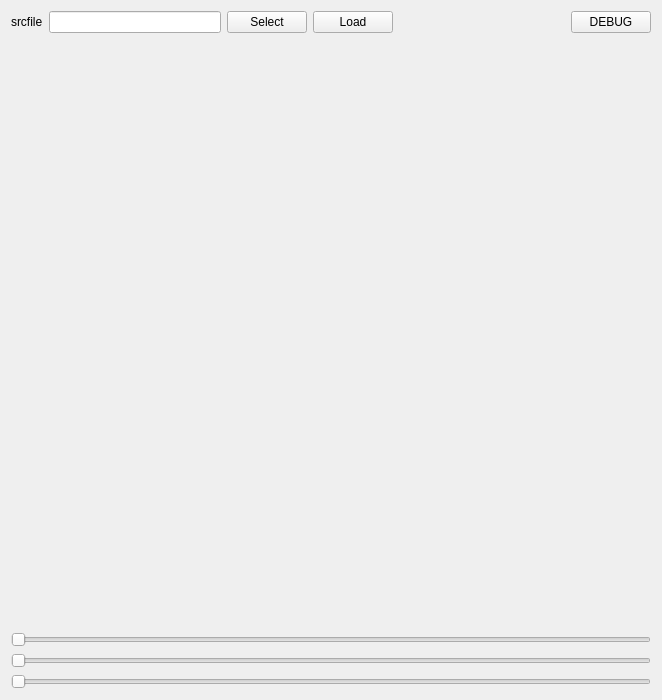
<?xml version="1.0" encoding="UTF-8"?>
<ui version="4.0">
 <class>Window</class>
 <widget class="QWidget" name="Window">
  <property name="geometry">
   <rect>
    <x>0</x>
    <y>0</y>
    <width>660</width>
    <height>700</height>
   </rect>
  </property>
  <property name="windowTitle">
   <string>Window</string>
  </property>
  <layout class="QVBoxLayout" name="verticalLayout">
   <item>
    <layout class="QHBoxLayout" name="horizontalLayout">
     <item>
      <widget class="QLabel" name="label">
       <property name="text">
        <string>srcfile</string>
       </property>
      </widget>
     </item>
     <item>
      <widget class="QLineEdit" name="lineEdit_voxpath"/>
     </item>
     <item>
      <widget class="QPushButton" name="pushButton_voxpathSelect">
       <property name="text">
        <string>Select</string>
       </property>
      </widget>
     </item>
     <item>
      <widget class="QPushButton" name="pushButton_voxpathLoad">
       <property name="text">
        <string>Load</string>
       </property>
      </widget>
     </item>
     <item>
      <spacer name="horizontalSpacer">
       <property name="orientation">
        <enum>Qt::Horizontal</enum>
       </property>
       <property name="sizeHint" stdset="0">
        <size>
         <width>40</width>
         <height>20</height>
        </size>
       </property>
      </spacer>
     </item>
     <item>
      <widget class="QPushButton" name="pushButton_DEBUG">
       <property name="text">
        <string>DEBUG</string>
       </property>
      </widget>
     </item>
    </layout>
   </item>
   <item>
    <widget class="MyGLWidget" name="myGLWidget" native="true">
     <property name="minimumSize">
      <size>
       <width>640</width>
       <height>560</height>
      </size>
     </property>
    </widget>
   </item>
   <item>
    <widget class="QSlider" name="rotXSlider">
     <property name="orientation">
      <enum>Qt::Horizontal</enum>
     </property>
    </widget>
   </item>
   <item>
    <widget class="QSlider" name="rotYSlider">
     <property name="orientation">
      <enum>Qt::Horizontal</enum>
     </property>
    </widget>
   </item>
   <item>
    <widget class="QSlider" name="rotZSlider">
     <property name="orientation">
      <enum>Qt::Horizontal</enum>
     </property>
    </widget>
   </item>
  </layout>
 </widget>
 <customwidgets>
  <customwidget>
   <class>MyGLWidget</class>
   <extends>QWidget</extends>
   <header>myglwidget.h</header>
   <container>1</container>
   <slots>
    <slot>setXRotation(int)</slot>
    <slot>setZRotation(int)</slot>
    <slot>setYRotation(int)</slot>
   </slots>
  </customwidget>
 </customwidgets>
 <resources/>
 <connections/>
</ui>
